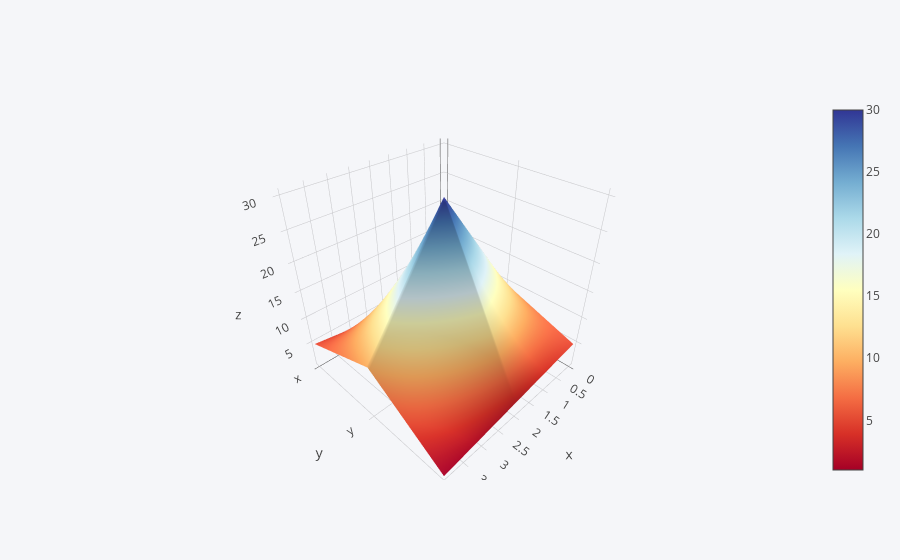

Notebook cell for this chart:
### Markdown cell above
## 3d Surface

### Code cell
df3 = pd.DataFrame({'x':[1,2,3,4,5],'y':[10,20,30,20,10],'z':[5,4,3,2,1]})
df3.iplot(kind='surface',colorscale='rdylbu')

### Figure 1 — Plotly figure (JSON) as saved in the notebook; plotly's stock layout.template omitted (floating-point values rounded to 4 significant figures)
{"data": [{"colorscale": [[0, "rgb(165,0,38)"], [0.1, "rgb(215,48,39)"], [0.2, "rgb(244,109,67)"], [0.3, "rgb(253,174,97)"], [0.4, "rgb(254,224,144)"], [0.5, "rgb(255,255,191)"], [0.6, "rgb(224,243,248)"], [0.7, "rgb(171,217,233)"], [0.8, "rgb(116,173,209)"], [0.9, "rgb(69,117,180)"], [1, "rgb(49,54,149)"]], "type": "surface", "uid": "435edde9-692d-4aa2-8607-47d05dddcc47", "x": [0, 1, 2, 3, 4], "y": ["x", "y", "z"], "z": [[1, 2, 3, 4, 5], [10, 20, 30, 20, 10], [5, 4, 3, 2, 1]]}], "layout": {"legend": {"bgcolor": "#F5F6F9", "font": {"color": "#4D5663"}}, "paper_bgcolor": "#F5F6F9", "plot_bgcolor": "#F5F6F9", "title": {"font": {"color": "#4D5663"}}, "xaxis": {"gridcolor": "#E1E5ED", "showgrid": true, "tickfont": {"color": "#4D5663"}, "title": {"font": {"color": "#4D5663"}, "text": ""}, "zerolinecolor": "#E1E5ED"}, "yaxis": {"gridcolor": "#E1E5ED", "showgrid": true, "tickfont": {"color": "#4D5663"}, "title": {"font": {"color": "#4D5663"}, "text": ""}, "zerolinecolor": "#E1E5ED"}}}
